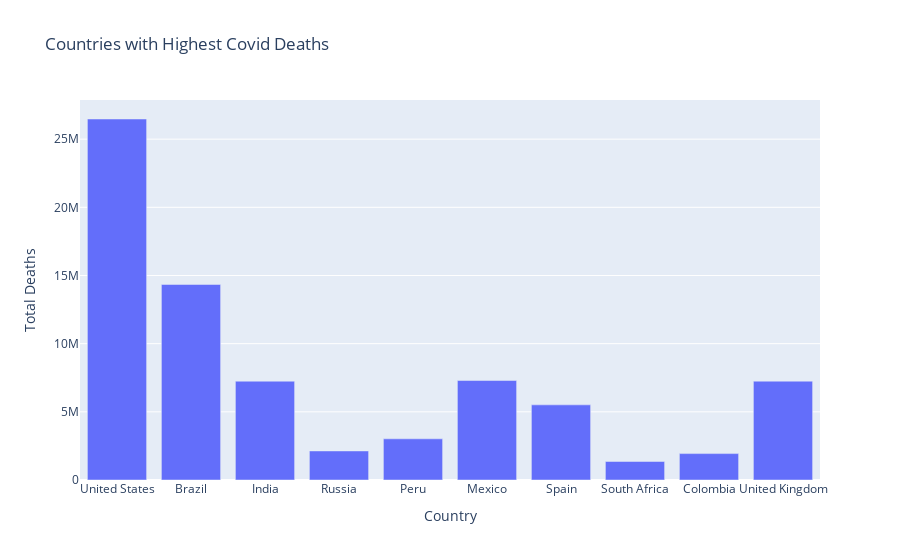

The cell this chart's notebook holds for it:
### Code cell
figure = px.bar(data,y='Total Deaths', x='Country', title='Countries with Highest Covid Deaths')
figure.show()
save_fig('Countries with Highest Covid Deaths')

### Figure 1 — Plotly figure (JSON) as saved in the notebook; plotly's stock layout.template omitted (floating-point values rounded to 4 significant figures)
{"data": [{"alignmentgroup": "True", "hovertemplate": "Country=%{x}<br>Total Deaths=%{y}<extra></extra>", "legendgroup": "", "marker": {"color": "#636efa", "pattern": {"shape": ""}}, "name": "", "offsetgroup": "", "orientation": "v", "showlegend": false, "textposition": "auto", "type": "bar", "x": ["United States", "Brazil", "India", "Russia", "Peru", "Mexico", "Spain", "South Africa", "Colombia", "United Kingdom"], "xaxis": "x", "y": [26477574, 14340567, 7247327, 2131571, 3020038, 7295850, 5510624, 1357682, 1936134, 7249573], "yaxis": "y"}], "layout": {"barmode": "relative", "legend": {"tracegroupgap": 0}, "title": {"text": "Countries with Highest Covid Deaths"}, "xaxis": {"anchor": "y", "domain": [0, 1], "title": {"text": "Country"}}, "yaxis": {"anchor": "x", "domain": [0, 1], "title": {"text": "Total Deaths"}}}}
